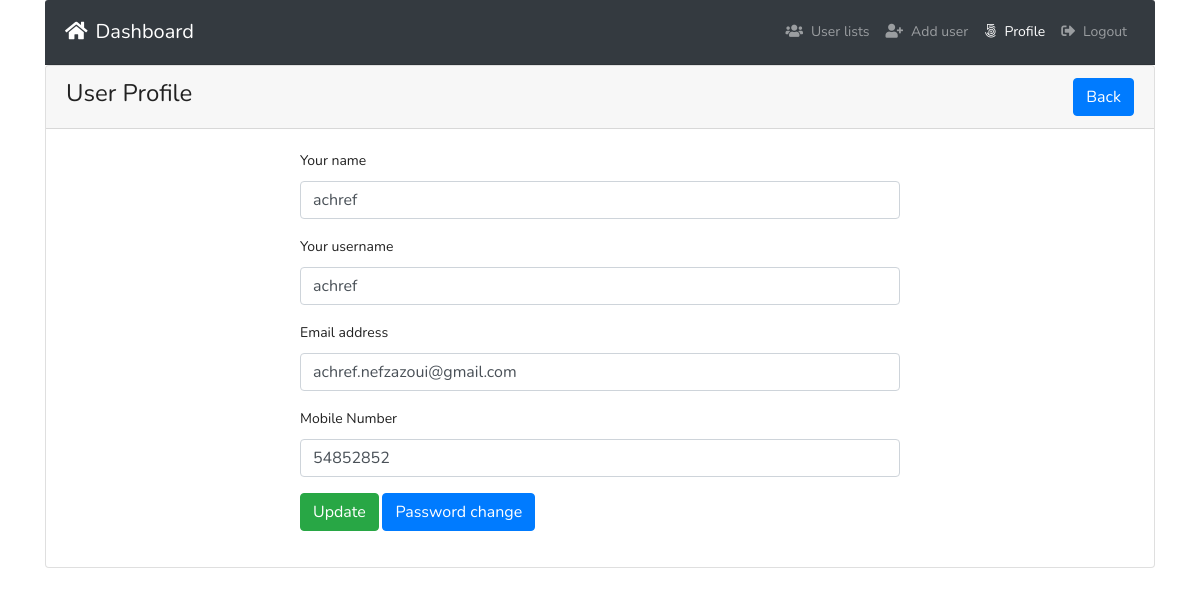
Page /profile.php?id=23 (signed in) on the committed database.
### tables this page shows
CREATE TABLE IF NOT EXISTS `tbl_users` (
  `id` int(11) NOT NULL AUTO_INCREMENT,
  `name` varchar(255) DEFAULT NULL,
  `username` varchar(255) DEFAULT NULL,
  `email` varchar(255) DEFAULT NULL,
  `password` varchar(255) DEFAULT NULL,
  `mobile` varchar(25) DEFAULT NULL,
  `roleid` tinyint(4) DEFAULT NULL,
  `isActive` tinyint(4) DEFAULT '0',
  `created_at` timestamp NOT NULL DEFAULT CURRENT_TIMESTAMP,
  `updated_at` timestamp NOT NULL DEFAULT CURRENT_TIMESTAMP,
  PRIMARY KEY (`id`)
);

### classes/Users.php (called while the page is built, shortened)
<?php
include 'lib/Database.php';
include_once 'lib/Session.php';
class Users{
  private $db;
  public function __construct(){
    $this->db = new Database();
  }
    public function getUserInfoById($userid){
      $sql = "SELECT * FROM tbl_users WHERE id = :id LIMIT 1";
      $stmt = $this->db->pdo->prepare($sql);
      $stmt->bindValue(':id', $userid);
      $stmt->execute();
      $result = $stmt->fetch(PDO::FETCH_OBJ);
      if ($result) {
        return $result;
      }else{
        return false;
      }
    }
}

### profile.php (the view, shortened to what this page needs)
<?php
include 'inc/header.php';
 ?>
<?php
if (isset($_GET['id'])) {
  $userid = preg_replace('/[^a-zA-Z0-9-]/', '', (int)$_GET['id']);
}
 ?>
 <div class="card ">
   <div class="card-header">
          <h3>User Profile <span class="float-right"> <a href="index.php" class="btn btn-primary">Back</a> </h3>
        </div>
        <div class="card-body">
    <?php
    $getUinfo = $users->getUserInfoById($userid);
    if ($getUinfo) {
     ?>
          <div style="width:600px; margin:0px auto">
          <form class="" action="" method="POST">
              <div class="form-group">
                <label for="name">Your name</label>
                <input type="text" name="name" value="<?php echo $getUinfo->name; ?>" class="form-control">
              </div>
              <div class="form-group">
                <label for="username">Your username</label>
                <input type="text" name="username" value="<?php echo $getUinfo->username; ?>" class="form-control">
              </div>
              <div class="form-group">
                <label for="email">Email address</label>
                <input type="email" id="email" name="email" value="<?php echo $getUinfo->email; ?>" class="form-control">
              </div>
              <div class="form-group">
                <label for="mobile">Mobile Number</label>
                <input type="text" id="mobile" name="mobile" value="<?php echo $getUinfo->mobile; ?>" class="form-control">
              </div>
              <?php if (Session::get("id") == $getUinfo->id) {?>
              <div class="form-group">
                <button type="submit" name="update" class="btn btn-success">Update</button>
                <a class="btn btn-primary" href="changepass.php?id=<?php echo $getUinfo->id;?>">Password change</a>
              </div>
            <?php } elseif(Session::get("roleid") == '2') {?>
              <div class="form-group">
                <button type="submit" name="update" class="btn btn-success">Update</button>
              </div>
              <?php   }else{ ?>
                  <div class="form-group">
                    <a class="btn btn-primary" href="index.php">Ok</a>
                  </div>
                <?php } ?>
          </form>
        </div>
      <?php }else{
        header('Location:index.php');
      } ?>
      </div>
    </div>
  <?php
  include 'inc/footer.php';
  ?>

### rows in the picture
tbl_users: name "achref", username "achref", email "achref.nefzazoui@gmail.com", mobile "54852852"
